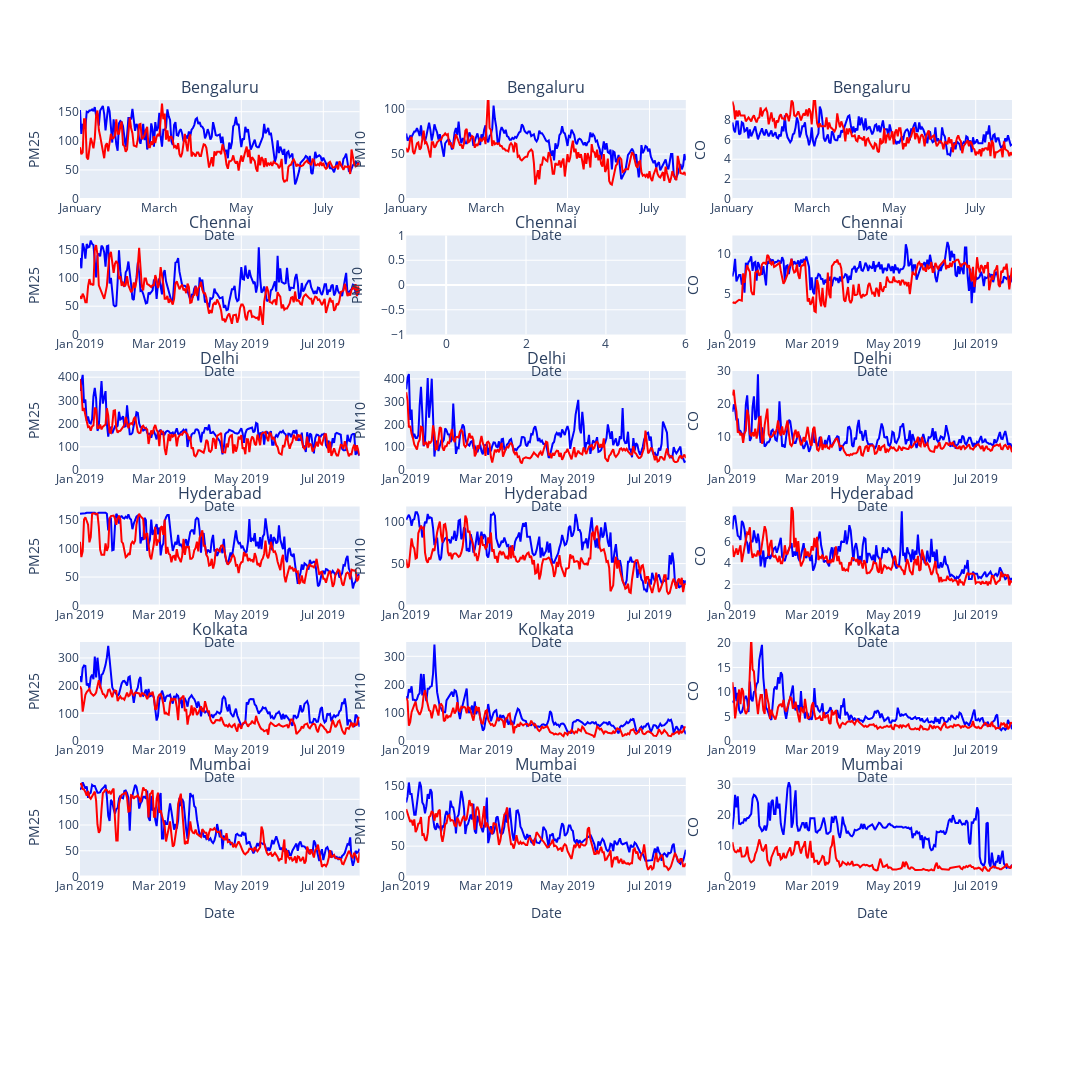

The code cell stored with this chart in its notebook:
### Code cell
city=['Bengaluru','Chennai','Delhi','Hyderabad','Kolkata','Mumbai']
title=[]
[title.append(i) for i in city for _ in range(3) ]
fig = make_subplots(
rows=7, cols=3,
subplot_titles=title,
vertical_spacing=0.04,
horizontal_spacing=0.05
)
for n,j in enumerate(city):
    for m,i in enumerate(imp_pollutant):
        dfd=df[df['City'].isin([j])]
        dfd=dfd[dfd['Specie'].isin([i])]
        fig.add_trace(go.Scatter(x=dfd['Date_x'],y=dfd['median_x'],line_color='blue'),row=n+1,col=m+1)
        fig.update_xaxes(tickformat="%B",row=1,col=m+1)
        fig.add_trace(go.Scatter(x=dfd['Date_x'],y=dfd['median_y'],line_color='red'),row=n+1,col=m+1)
        fig.update_yaxes(title=i.upper(),range=[0,dfd['median_x'].max() +dfd['median_x'].mean()/10], row=n+1, col=m+1)
        fig.update_xaxes(title_text="Date", row=n+1, col=m+1)

fig.update_layout(width=1500,height=2500,showlegend=False)
fig.show()
fig.write_image(f'images/19vs20_allcities.png')

### Figure 1 — Plotly figure (JSON) as saved in the notebook; plotly's stock layout.template omitted (floating-point values rounded to 4 significant figures; data arrays with more than 128 entries replaced by an {"elided": "..."} marker saying what was removed)
{"data": [{"line": {"color": "blue"}, "type": "scatter", "x": {"elided": "208 str values"}, "xaxis": "x", "y": {"elided": "208 int values"}, "yaxis": "y"}, {"line": {"color": "red"}, "type": "scatter", "x": {"elided": "208 str values"}, "xaxis": "x", "y": {"elided": "208 int values"}, "yaxis": "y"}, {"line": {"color": "blue"}, "type": "scatter", "x": {"elided": "208 str values"}, "xaxis": "x2", "y": {"elided": "208 int values"}, "yaxis": "y2"}, {"line": {"color": "red"}, "type": "scatter", "x": {"elided": "208 str values"}, "xaxis": "x2", "y": {"elided": "208 int values"}, "yaxis": "y2"}, {"line": {"color": "blue"}, "type": "scatter", "x": {"elided": "208 str values"}, "xaxis": "x3", "y": {"elided": "208 float values"}, "yaxis": "y3"}, {"line": {"color": "red"}, "type": "scatter", "x": {"elided": "208 str values"}, "xaxis": "x3", "y": {"elided": "208 float values"}, "yaxis": "y3"}, {"line": {"color": "blue"}, "type": "scatter", "x": {"elided": "208 str values"}, "xaxis": "x4", "y": {"elided": "208 int values"}, "yaxis": "y4"}, {"line": {"color": "red"}, "type": "scatter", "x": {"elided": "208 str values"}, "xaxis": "x4", "y": {"elided": "208 int values"}, "yaxis": "y4"}, {"line": {"color": "blue"}, "type": "scatter", "x": [], "xaxis": "x5", "y": [], "yaxis": "y5"}, {"line": {"color": "red"}, "type": "scatter", "x": [], "xaxis": "x5", "y": [], "yaxis": "y5"}, {"line": {"color": "blue"}, "type": "scatter", "x": {"elided": "208 str values"}, "xaxis": "x6", "y": {"elided": "208 float values"}, "yaxis": "y6"}, {"line": {"color": "red"}, "type": "scatter", "x": {"elided": "208 str values"}, "xaxis": "x6", "y": {"elided": "208 float values"}, "yaxis": "y6"}, {"line": {"color": "blue"}, "type": "scatter", "x": {"elided": "208 str values"}, "xaxis": "x7", "y": {"elided": "208 int values"}, "yaxis": "y7"}, {"line": {"color": "red"}, "type": "scatter", "x": {"elided": "208 str values"}, "xaxis": "x7", "y": {"elided": "208 int values"}, "yaxis": "y7"}, {"line": {"color": "blue"}, "type": "scatter", "x": {"elided": "208 str values"}, "xaxis": "x8", "y": {"elided": "208 int values"}, "yaxis": "y8"}, {"line": {"color": "red"}, "type": "scatter", "x": {"elided": "208 str values"}, "xaxis": "x8", "y": {"elided": "208 int values"}, "yaxis": "y8"}, {"line": {"color": "blue"}, "type": "scatter", "x": {"elided": "208 str values"}, "xaxis": "x9", "y": {"elided": "208 float values"}, "yaxis": "y9"}, {"line": {"color": "red"}, "type": "scatter", "x": {"elided": "208 str values"}, "xaxis": "x9", "y": {"elided": "208 float values"}, "yaxis": "y9"}, {"line": {"color": "blue"}, "type": "scatter", "x": {"elided": "208 str values"}, "xaxis": "x10", "y": {"elided": "208 int values"}, "yaxis": "y10"}, {"line": {"color": "red"}, "type": "scatter", "x": {"elided": "208 str values"}, "xaxis": "x10", "y": {"elided": "208 int values"}, "yaxis": "y10"}, {"line": {"color": "blue"}, "type": "scatter", "x": {"elided": "208 str values"}, "xaxis": "x11", "y": {"elided": "208 int values"}, "yaxis": "y11"}, {"line": {"color": "red"}, "type": "scatter", "x": {"elided": "208 str values"}, "xaxis": "x11", "y": {"elided": "208 int values"}, "yaxis": "y11"}, {"line": {"color": "blue"}, "type": "scatter", "x": {"elided": "208 str values"}, "xaxis": "x12", "y": {"elided": "208 float values"}, "yaxis": "y12"}, {"line": {"color": "red"}, "type": "scatter", "x": {"elided": "208 str values"}, "xaxis": "x12", "y": {"elided": "208 float values"}, "yaxis": "y12"}, {"line": {"color": "blue"}, "type": "scatter", "x": {"elided": "208 str values"}, "xaxis": "x13", "y": {"elided": "208 int values"}, "yaxis": "y13"}, {"line": {"color": "red"}, "type": "scatter", "x": {"elided": "208 str values"}, "xaxis": "x13", "y": {"elided": "208 int values"}, "yaxis": "y13"}, {"line": {"color": "blue"}, "type": "scatter", "x": {"elided": "208 str values"}, "xaxis": "x14", "y": {"elided": "208 int values"}, "yaxis": "y14"}, {"line": {"color": "red"}, "type": "scatter", "x": {"elided": "208 str values"}, "xaxis": "x14", "y": {"elided": "208 int values"}, "yaxis": "y14"}, {"line": {"color": "blue"}, "type": "scatter", "x": {"elided": "208 str values"}, "xaxis": "x15", "y": {"elided": "208 float values"}, "yaxis": "y15"}, {"line": {"color": "red"}, "type": "scatter", "x": {"elided": "208 str values"}, "xaxis": "x15", "y": {"elided": "208 float values"}, "yaxis": "y15"}, {"line": {"color": "blue"}, "type": "scatter", "x": {"elided": "208 str values"}, "xaxis": "x16", "y": {"elided": "208 int values"}, "yaxis": "y16"}, {"line": {"color": "red"}, "type": "scatter", "x": {"elided": "208 str values"}, "xaxis": "x16", "y": {"elided": "208 int values"}, "yaxis": "y16"}, {"line": {"color": "blue"}, "type": "scatter", "x": {"elided": "208 str values"}, "xaxis": "x17", "y": {"elided": "208 int values"}, "yaxis": "y17"}, {"line": {"color": "red"}, "type": "scatter", "x": {"elided": "208 str values"}, "xaxis": "x17", "y": {"elided": "208 int values"}, "yaxis": "y17"}, {"line": {"color": "blue"}, "type": "scatter", "x": {"elided": "208 str values"}, "xaxis": "x18", "y": {"elided": "208 float values"}, "yaxis": "y18"}, {"line": {"color": "red"}, "type": "scatter", "x": {"elided": "208 str values"}, "xaxis": "x18", "y": {"elided": "208 float values"}, "yaxis": "y18"}], "layout": {"annotations": [{"font": {"size": 16}, "showarrow": false, "text": "Bengaluru", "x": 0.15, "xanchor": "center", "xref": "paper", "y": 1.0, "yanchor": "bottom", "yref": "paper"}, {"font": {"size": 16}, "showarrow": false, "text": "Bengaluru", "x": 0.5, "xanchor": "center", "xref": "paper", "y": 1.0, "yanchor": "bottom", "yref": "paper"}, {"font": {"size": 16}, "showarrow": false, "text": "Bengaluru", "x": 0.85, "xanchor": "center", "xref": "paper", "y": 1.0, "yanchor": "bottom", "yref": "paper"}, {"font": {"size": 16}, "showarrow": false, "text": "Chennai", "x": 0.15, "xanchor": "center", "xref": "paper", "y": 0.8514, "yanchor": "bottom", "yref": "paper"}, {"font": {"size": 16}, "showarrow": false, "text": "Chennai", "x": 0.5, "xanchor": "center", "xref": "paper", "y": 0.8514, "yanchor": "bottom", "yref": "paper"}, {"font": {"size": 16}, "showarrow": false, "text": "Chennai", "x": 0.85, "xanchor": "center", "xref": "paper", "y": 0.8514, "yanchor": "bottom", "yref": "paper"}, {"font": {"size": 16}, "showarrow": false, "text": "Delhi", "x": 0.15, "xanchor": "center", "xref": "paper", "y": 0.7029, "yanchor": "bottom", "yref": "paper"}, {"font": {"size": 16}, "showarrow": false, "text": "Delhi", "x": 0.5, "xanchor": "center", "xref": "paper", "y": 0.7029, "yanchor": "bottom", "yref": "paper"}, {"font": {"size": 16}, "showarrow": false, "text": "Delhi", "x": 0.85, "xanchor": "center", "xref": "paper", "y": 0.7029, "yanchor": "bottom", "yref": "paper"}, {"font": {"size": 16}, "showarrow": false, "text": "Hyderabad", "x": 0.15, "xanchor": "center", "xref": "paper", "y": 0.5543, "yanchor": "bottom", "yref": "paper"}, {"font": {"size": 16}, "showarrow": false, "text": "Hyderabad", "x": 0.5, "xanchor": "center", "xref": "paper", "y": 0.5543, "yanchor": "bottom", "yref": "paper"}, {"font": {"size": 16}, "showarrow": false, "text": "Hyderabad", "x": 0.85, "xanchor": "center", "xref": "paper", "y": 0.5543, "yanchor": "bottom", "yref": "paper"}, {"font": {"size": 16}, "showarrow": false, "text": "Kolkata", "x": 0.15, "xanchor": "center", "xref": "paper", "y": 0.4057, "yanchor": "bottom", "yref": "paper"}, {"font": {"size": 16}, "showarrow": false, "text": "Kolkata", "x": 0.5, "xanchor": "center", "xref": "paper", "y": 0.4057, "yanchor": "bottom", "yref": "paper"}, {"font": {"size": 16}, "showarrow": false, "text": "Kolkata", "x": 0.85, "xanchor": "center", "xref": "paper", "y": 0.4057, "yanchor": "bottom", "yref": "paper"}, {"font": {"size": 16}, "showarrow": false, "text": "Mumbai", "x": 0.15, "xanchor": "center", "xref": "paper", "y": 0.2571, "yanchor": "bottom", "yref": "paper"}, {"font": {"size": 16}, "showarrow": false, "text": "Mumbai", "x": 0.5, "xanchor": "center", "xref": "paper", "y": 0.2571, "yanchor": "bottom", "yref": "paper"}, {"font": {"size": 16}, "showarrow": false, "text": "Mumbai", "x": 0.85, "xanchor": "center", "xref": "paper", "y": 0.2571, "yanchor": "bottom", "yref": "paper"}], "height": 2500, "showlegend": false, "width": 1500, "xaxis": {"anchor": "y", "autorange": true, "domain": [0, 0.3], "range": ["2019-01-01", "2019-07-28"], "tickformat": "%B", "title": {"text": "Date"}, "type": "date"}, "xaxis10": {"anchor": "y10", "autorange": true, "domain": [0, 0.3], "range": ["2019-01-01", "2019-07-28"], "title": {"text": "Date"}, "type": "date"}, "xaxis11": {"anchor": "y11", "autorange": true, "domain": [0.35, 0.65], "range": ["2019-01-01", "2019-07-28"], "title": {"text": "Date"}, "type": "date"}, "xaxis12": {"anchor": "y12", "autorange": true, "domain": [0.7, 1], "range": ["2019-01-01", "2019-07-28"], "title": {"text": "Date"}, "type": "date"}, "xaxis13": {"anchor": "y13", "autorange": true, "domain": [0, 0.3], "range": ["2019-01-01", "2019-07-28"], "title": {"text": "Date"}, "type": "date"}, "xaxis14": {"anchor": "y14", "autorange": true, "domain": [0.35, 0.65], "range": ["2019-01-01", "2019-07-28"], "title": {"text": "Date"}, "type": "date"}, "xaxis15": {"anchor": "y15", "autorange": true, "domain": [0.7, 1], "range": ["2019-01-01", "2019-07-28"], "title": {"text": "Date"}, "type": "date"}, "xaxis16": {"anchor": "y16", "autorange": true, "domain": [0, 0.3], "range": ["2019-01-01", "2019-07-28"], "title": {"text": "Date"}, "type": "date"}, "xaxis17": {"anchor": "y17", "autorange": true, "domain": [0.35, 0.65], "range": ["2019-01-01", "2019-07-28"], "title": {"text": "Date"}, "type": "date"}, "xaxis18": {"anchor": "y18", "autorange": true, "domain": [0.7, 1], "range": ["2019-01-01", "2019-07-28"], "title": {"text": "Date"}, "type": "date"}, "xaxis19": {"anchor": "y19", "domain": [0, 0.3]}, "xaxis2": {"anchor": "y2", "autorange": true, "domain": [0.35, 0.65], "range": ["2019-01-01", "2019-07-28"], "tickformat": "%B", "title": {"text": "Date"}, "type": "date"}, "xaxis20": {"anchor": "y20", "domain": [0.35, 0.65]}, "xaxis21": {"anchor": "y21", "domain": [0.7, 1]}, "xaxis3": {"anchor": "y3", "autorange": true, "domain": [0.7, 1], "range": ["2019-01-01", "2019-07-28"], "tickformat": "%B", "title": {"text": "Date"}, "type": "date"}, "xaxis4": {"anchor": "y4", "autorange": true, "domain": [0, 0.3], "range": ["2019-01-01", "2019-07-28"], "title": {"text": "Date"}, "type": "date"}, "xaxis5": {"anchor": "y5", "autorange": true, "domain": [0.35, 0.65], "range": [-1, 6], "title": {"text": "Date"}}, "xaxis6": {"anchor": "y6", "autorange": true, "domain": [0.7, 1], "range": ["2019-01-01", "2019-07-28"], "title": {"text": "Date"}, "type": "date"}, "xaxis7": {"anchor": "y7", "autorange": true, "domain": [0, 0.3], "range": ["2019-01-01", "2019-07-28"], "title": {"text": "Date"}, "type": "date"}, "xaxis8": {"anchor": "y8", "autorange": true, "domain": [0.35, 0.65], "range": ["2019-01-01", "2019-07-28"], "title": {"text": "Date"}, "type": "date"}, "xaxis9": {"anchor": "y9", "autorange": true, "domain": [0.7, 1], "range": ["2019-01-01", "2019-07-28"], "title": {"text": "Date"}, "type": "date"}, "yaxis": {"anchor": "x", "domain": [0.8914, 1.0], "range": [0, 170.1], "title": {"text": "PM25"}, "type": "linear"}, "yaxis10": {"anchor": "x10", "domain": [0.4457, 0.5543], "range": [0, 174.0], "title": {"text": "PM25"}, "type": "linear"}, "yaxis11": {"anchor": "x11", "domain": [0.4457, 0.5543], "range": [0, 117.9], "title": {"text": "PM10"}, "type": "linear"}, "yaxis12": {"anchor": "x12", "domain": [0.4457, 0.5543], "range": [0, 9.364], "title": {"text": "CO"}, "type": "linear"}, "yaxis13": {"anchor": "x13", "domain": [0.2971, 0.4057], "range": [0, 357.8], "title": {"text": "PM25"}, "type": "linear"}, "yaxis14": {"anchor": "x14", "domain": [0.2971, 0.4057], "range": [0, 350.7], "title": {"text": "PM10"}, "type": "linear"}, "yaxis15": {"anchor": "x15", "domain": [0.2971, 0.4057], "range": [0, 20.19], "title": {"text": "CO"}, "type": "linear"}, "yaxis16": {"anchor": "x16", "domain": [0.1486, 0.2571], "range": [0, 192.4], "title": {"text": "PM25"}, "type": "linear"}, "yaxis17": {"anchor": "x17", "domain": [0.1486, 0.2571], "range": [0, 163.2], "title": {"text": "PM10"}, "type": "linear"}, "yaxis18": {"anchor": "x18", "domain": [0.1486, 0.2571], "range": [0, 32.27], "title": {"text": "CO"}, "type": "linear"}, "yaxis19": {"anchor": "x19", "domain": [0, 0.1086]}, "yaxis2": {"anchor": "x2", "domain": [0.8914, 1.0], "range": [0, 110.1], "title": {"text": "PM10"}, "type": "linear"}, "yaxis20": {"anchor": "x20", "domain": [0, 0.1086]}, "yaxis21": {"anchor": "x21", "domain": [0, 0.1086]}, "yaxis3": {"anchor": "x3", "domain": [0.8914, 1.0], "range": [0, 9.95], "title": {"text": "CO"}, "type": "linear"}, "yaxis4": {"anchor": "x4", "domain": [0.7429, 0.8514], "range": [0, 175.0], "title": {"text": "PM25"}, "type": "linear"}, "yaxis5": {"anchor": "x5", "autorange": true, "domain": [0.7429, 0.8514], "range": [-1, 1], "title": {"text": "PM10"}}, "yaxis6": {"anchor": "x6", "domain": [0.7429, 0.8514], "range": [0, 12.3], "title": {"text": "CO"}, "type": "linear"}, "yaxis7": {"anchor": "x7", "domain": [0.5943, 0.7029], "range": [0, 426.7], "title": {"text": "PM25"}, "type": "linear"}, "yaxis8": {"anchor": "x8", "domain": [0.5943, 0.7029], "range": [0, 434.7], "title": {"text": "PM10"}, "type": "linear"}, "yaxis9": {"anchor": "x9", "domain": [0.5943, 0.7029], "range": [0, 30.0], "title": {"text": "CO"}, "type": "linear"}}}
